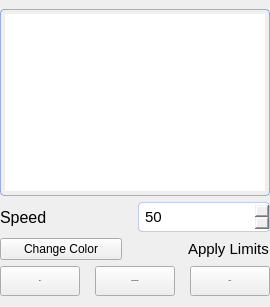
         <widget class="QFrame" name="right_side_bar_bottom">
          <property name="sizePolicy">
           <sizepolicy hsizetype="Minimum" vsizetype="Expanding">
            <horstretch>0</horstretch>
            <verstretch>0</verstretch>
           </sizepolicy>
          </property>
          <property name="maximumSize">
           <size>
            <width>300</width>
            <height>16777215</height>
           </size>
          </property>
          <property name="toolTip">
           <string>&lt;html&gt;&lt;head/&gt;&lt;body&gt;&lt;p&gt;Press to plot checked signals&lt;/p&gt;&lt;/body&gt;&lt;/html&gt;</string>
          </property>
          <property name="frameShape">
           <enum>QFrame::NoFrame</enum>
          </property>
          <property name="frameShadow">
           <enum>QFrame::Plain</enum>
          </property>
          <layout class="QVBoxLayout" name="verticalLayout_3" stretch="6,1,1,1">
           <property name="leftMargin">
            <number>0</number>
           </property>
           <property name="topMargin">
            <number>9</number>
           </property>
           <property name="rightMargin">
            <number>0</number>
           </property>
           <item>
            <widget class="QListWidget" name="signals_list2">
             <property name="font">
              <font>
               <family>Ubuntu</family>
               <pointsize>10</pointsize>
               <weight>50</weight>
               <bold>false</bold>
              </font>
             </property>
             <property name="styleSheet">
              <string notr="true">border:1px solid  rgba(65, 105, 225,50%);
border-radius: 4px;
padding:4px;</string>
             </property>
             <property name="dragEnabled">
              <bool>true</bool>
             </property>
             <property name="dragDropOverwriteMode">
              <bool>false</bool>
             </property>
             <property name="dragDropMode">
              <enum>QAbstractItemView::DragDrop</enum>
             </property>
             <property name="defaultDropAction">
              <enum>Qt::MoveAction</enum>
             </property>
             <property name="iconSize">
              <size>
               <width>20</width>
               <height>20</height>
              </size>
             </property>
             <property name="movement">
              <enum>QListView::Snap</enum>
             </property>
             <property name="isWrapping" stdset="0">
              <bool>false</bool>
             </property>
             <property name="viewMode">
              <enum>QListView::ListMode</enum>
             </property>
             <property name="uniformItemSizes">
              <bool>false</bool>
             </property>
             <property name="sortingEnabled">
              <bool>true</bool>
             </property>
            </widget>
           </item>
           <item>
            <layout class="QHBoxLayout" name="horizontalLayout_2">
             <item>
              <widget class="QLabel" name="speedLabel_1">
               <property name="font">
                <font>
                 <family>Ubuntu</family>
                 <pointsize>12</pointsize>
                 <weight>50</weight>
                 <bold>false</bold>
                </font>
               </property>
               <property name="text">
                <string>Speed</string>
               </property>
               <property name="buddy">
                <cstring>speedSpinBox_2</cstring>
               </property>
              </widget>
             </item>
             <item>
              <widget class="QSpinBox" name="speedSpinBox_2">
               <property name="font">
                <font>
                 <family>Ubuntu</family>
                 <pointsize>11</pointsize>
                 <weight>50</weight>
                 <bold>false</bold>
                </font>
               </property>
               <property name="styleSheet">
                <string notr="true">border:1px solid  rgba(65, 105, 225,30%);
border-radius: 4px;
padding:4px;</string>
               </property>
               <property name="minimum">
                <number>1</number>
               </property>
               <property name="maximum">
                <number>100</number>
               </property>
               <property name="singleStep">
                <number>1</number>
               </property>
               <property name="value">
                <number>50</number>
               </property>
              </widget>
             </item>
            </layout>
           </item>
           <item>
            <layout class="QHBoxLayout" name="horizontalLayout_5">
             <item>
              <widget class="QPushButton" name="color_btn2">
               <property name="sizePolicy">
                <sizepolicy hsizetype="Expanding" vsizetype="Maximum">
                 <horstretch>0</horstretch>
                 <verstretch>0</verstretch>
                </sizepolicy>
               </property>
               <property name="maximumSize">
                <size>
                 <width>132</width>
                 <height>30</height>
                </size>
               </property>
               <property name="toolTip">
                <string>click to change the color of the active signals</string>
               </property>
               <property name="text">
                <string>Change Color</string>
               </property>
              </widget>
             </item>
             <item>
              <spacer name="horizontalSpacer_2">
               <property name="orientation">
                <enum>Qt::Horizontal</enum>
               </property>
               <property name="sizeType">
                <enum>QSizePolicy::Preferred</enum>
               </property>
               <property name="sizeHint" stdset="0">
                <size>
                 <width>40</width>
                 <height>20</height>
                </size>
               </property>
              </spacer>
             </item>
             <item>
              <widget class="QCheckBox" name="apply_limits_checkBox_2">
               <property name="font">
                <font>
                 <family>Ubuntu</family>
                 <pointsize>11</pointsize>
                </font>
               </property>
               <property name="toolTip">
                <string>click to apply limits to the graph in x and y axes</string>
               </property>
               <property name="styleSheet">
                <string notr="true">font-family: Ubuntu;
background-color: rgba(255, 255, 255, 0);
border:none;</string>
               </property>
               <property name="text">
                <string>Apply Limits</string>
               </property>
              </widget>
             </item>
            </layout>
           </item>
           <item>
            <layout class="QHBoxLayout" name="horizontalLayout_3">
             <property name="spacing">
              <number>15</number>
             </property>
             <item>
              <widget class="QPushButton" name="plot_btn2">
               <property name="sizePolicy">
                <sizepolicy hsizetype="Minimum" vsizetype="Maximum">
                 <horstretch>0</horstretch>
                 <verstretch>0</verstretch>
                </sizepolicy>
               </property>
               <property name="minimumSize">
                <size>
                 <width>0</width>
                 <height>25</height>
                </size>
               </property>
               <property name="maximumSize">
                <size>
                 <width>16777215</width>
                 <height>30</height>
                </size>
               </property>
               <property name="font">
                <font>
                 <family>Ubuntu</family>
                 <pointsize>-1</pointsize>
                 <weight>75</weight>
                 <bold>true</bold>
                </font>
               </property>
               <property name="cursor">
                <cursorShape>PointingHandCursor</cursorShape>
               </property>
               <property name="toolTip">
                <string>&lt;html&gt;&lt;head/&gt;&lt;body&gt;&lt;p&gt;click to plot checked signals&lt;/p&gt;&lt;/body&gt;&lt;/html&gt;</string>
               </property>
               <property name="styleSheet">
                <string notr="true"/>
               </property>
               <property name="text">
                <string>Plot</string>
               </property>
              </widget>
             </item>
             <item>
              <widget class="QPushButton" name="export_btn2">
               <property name="sizePolicy">
                <sizepolicy hsizetype="Expanding" vsizetype="Maximum">
                 <horstretch>0</horstretch>
                 <verstretch>0</verstretch>
                </sizepolicy>
               </property>
               <property name="minimumSize">
                <size>
                 <width>0</width>
                 <height>25</height>
                </size>
               </property>
               <property name="maximumSize">
                <size>
                 <width>132</width>
                 <height>30</height>
                </size>
               </property>
               <property name="font">
                <font>
                 <family>Ubuntu</family>
                 <pointsize>-1</pointsize>
                 <weight>75</weight>
                 <bold>true</bold>
                </font>
               </property>
               <property name="cursor">
                <cursorShape>PointingHandCursor</cursorShape>
               </property>
               <property name="toolTip">
                <string>click to export the graph content and stats as PDF file</string>
               </property>
               <property name="styleSheet">
                <string notr="true"/>
               </property>
               <property name="text">
                <string>Export as PDF</string>
               </property>
              </widget>
             </item>
             <item>
              <widget class="QPushButton" name="open_btn2">
               <property name="sizePolicy">
                <sizepolicy hsizetype="Minimum" vsizetype="Maximum">
                 <horstretch>0</horstretch>
                 <verstretch>0</verstretch>
                </sizepolicy>
               </property>
               <property name="minimumSize">
                <size>
                 <width>0</width>
                 <height>25</height>
                </size>
               </property>
               <property name="maximumSize">
                <size>
                 <width>16777215</width>
                 <height>30</height>
                </size>
               </property>
               <property name="font">
                <font>
                 <family>Ubuntu</family>
                 <pointsize>-1</pointsize>
                 <weight>75</weight>
                 <bold>true</bold>
                </font>
               </property>
               <property name="cursor">
                <cursorShape>PointingHandCursor</cursorShape>
               </property>
               <property name="toolTip">
                <string>&lt;html&gt;&lt;head/&gt;&lt;body&gt;&lt;p&gt;click to open file&lt;/p&gt;&lt;/body&gt;&lt;/html&gt;</string>
               </property>
               <property name="styleSheet">
                <string notr="true"/>
               </property>
               <property name="text">
                <string>Open</string>
               </property>
              </widget>
             </item>
            </layout>
           </item>
          </layout>
         </widget>
